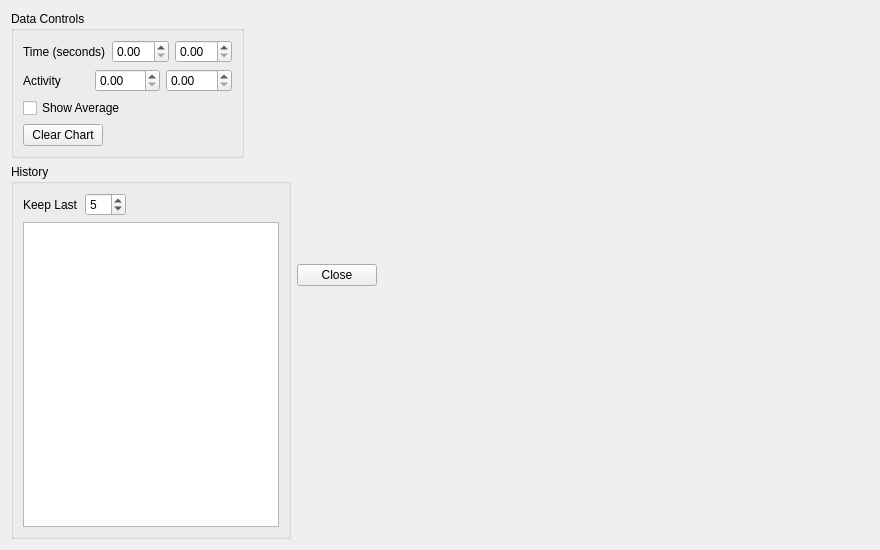
<?xml version="1.0" encoding="UTF-8"?>
<ui version="4.0">
 <class>TimeCourseDialog</class>
 <widget class="TimeCourseDialog" name="TimeCourseDialog">
  <property name="geometry">
   <rect>
    <x>0</x>
    <y>0</y>
    <width>880</width>
    <height>550</height>
   </rect>
  </property>
  <property name="sizePolicy">
   <sizepolicy hsizetype="Expanding" vsizetype="Expanding">
    <horstretch>0</horstretch>
    <verstretch>0</verstretch>
   </sizepolicy>
  </property>
  <property name="windowTitle">
   <string>Time Course</string>
  </property>
  <layout class="QHBoxLayout" name="horizontalLayout_6">
   <item>
    <layout class="QVBoxLayout" name="verticalLayout_3" stretch="0,0">
     <item>
      <widget class="QGroupBox" name="groupBox">
       <property name="sizePolicy">
        <sizepolicy hsizetype="Fixed" vsizetype="Preferred">
         <horstretch>0</horstretch>
         <verstretch>0</verstretch>
        </sizepolicy>
       </property>
       <property name="title">
        <string>Data Controls</string>
       </property>
       <layout class="QGridLayout" name="gridLayout_2">
        <item row="0" column="0">
         <layout class="QVBoxLayout" name="verticalLayout">
          <item>
           <layout class="QHBoxLayout" name="horizontalLayout_2">
            <item>
             <widget class="QLabel" name="label_2">
              <property name="text">
               <string>Time (seconds)</string>
              </property>
             </widget>
            </item>
            <item>
             <widget class="QDoubleSpinBox" name="TDMinTime"/>
            </item>
            <item>
             <widget class="QDoubleSpinBox" name="TDMaxTime"/>
            </item>
           </layout>
          </item>
          <item>
           <layout class="QHBoxLayout" name="horizontalLayout">
            <item>
             <widget class="QLabel" name="label">
              <property name="sizePolicy">
               <sizepolicy hsizetype="Preferred" vsizetype="Preferred">
                <horstretch>0</horstretch>
                <verstretch>0</verstretch>
               </sizepolicy>
              </property>
              <property name="text">
               <string>Activity</string>
              </property>
             </widget>
            </item>
            <item>
             <widget class="QDoubleSpinBox" name="TDMinActivity"/>
            </item>
            <item>
             <widget class="QDoubleSpinBox" name="TDMaxActivity"/>
            </item>
           </layout>
          </item>
          <item>
           <widget class="QCheckBox" name="TDShowAverage">
            <property name="text">
             <string>Show Average</string>
            </property>
           </widget>
          </item>
          <item>
           <layout class="QHBoxLayout" name="horizontalLayout_5">
            <item>
             <widget class="QPushButton" name="TDClearChart">
              <property name="text">
               <string>Clear Chart</string>
              </property>
             </widget>
            </item>
            <item>
             <spacer name="horizontalSpacer_3">
              <property name="orientation">
               <enum>Qt::Horizontal</enum>
              </property>
              <property name="sizeHint" stdset="0">
               <size>
                <width>40</width>
                <height>20</height>
               </size>
              </property>
             </spacer>
            </item>
           </layout>
          </item>
         </layout>
        </item>
       </layout>
      </widget>
     </item>
     <item>
      <widget class="QGroupBox" name="groupBox_2">
       <property name="sizePolicy">
        <sizepolicy hsizetype="Fixed" vsizetype="Preferred">
         <horstretch>0</horstretch>
         <verstretch>0</verstretch>
        </sizepolicy>
       </property>
       <property name="title">
        <string>History</string>
       </property>
       <layout class="QGridLayout" name="gridLayout">
        <item row="0" column="0">
         <layout class="QVBoxLayout" name="verticalLayout_2">
          <item>
           <layout class="QHBoxLayout" name="horizontalLayout_3">
            <item>
             <widget class="QLabel" name="label_3">
              <property name="text">
               <string>Keep Last</string>
              </property>
             </widget>
            </item>
            <item>
             <widget class="QSpinBox" name="TDKeepLast">
              <property name="maximum">
               <number>10</number>
              </property>
              <property name="value">
               <number>5</number>
              </property>
             </widget>
            </item>
            <item>
             <spacer name="horizontalSpacer">
              <property name="orientation">
               <enum>Qt::Horizontal</enum>
              </property>
              <property name="sizeHint" stdset="0">
               <size>
                <width>40</width>
                <height>20</height>
               </size>
              </property>
             </spacer>
            </item>
           </layout>
          </item>
          <item>
           <widget class="QTextEdit" name="TDCoordsText">
            <property name="sizePolicy">
             <sizepolicy hsizetype="Maximum" vsizetype="Expanding">
              <horstretch>0</horstretch>
              <verstretch>0</verstretch>
             </sizepolicy>
            </property>
           </widget>
          </item>
         </layout>
        </item>
       </layout>
      </widget>
     </item>
    </layout>
   </item>
   <item>
    <layout class="QVBoxLayout" name="verticalLayout_4">
     <property name="sizeConstraint">
      <enum>QLayout::SetMaximumSize</enum>
     </property>
     <item>
      <layout class="QHBoxLayout" name="horizontalLayout_4">
       <item>
        <widget class="QPushButton" name="TDClose">
         <property name="text">
          <string>Close</string>
         </property>
        </widget>
       </item>
       <item>
        <spacer name="horizontalSpacer_2">
         <property name="orientation">
          <enum>Qt::Horizontal</enum>
         </property>
         <property name="sizeHint" stdset="0">
          <size>
           <width>40</width>
           <height>20</height>
          </size>
         </property>
        </spacer>
       </item>
      </layout>
     </item>
    </layout>
   </item>
  </layout>
 </widget>
 <customwidgets>
  <customwidget>
   <class>TimeCourseDialog</class>
   <extends>QWidget</extends>
   <header>TimeCourseDialog.h</header>
   <container>1</container>
  </customwidget>
 </customwidgets>
 <resources/>
 <connections/>
</ui>
